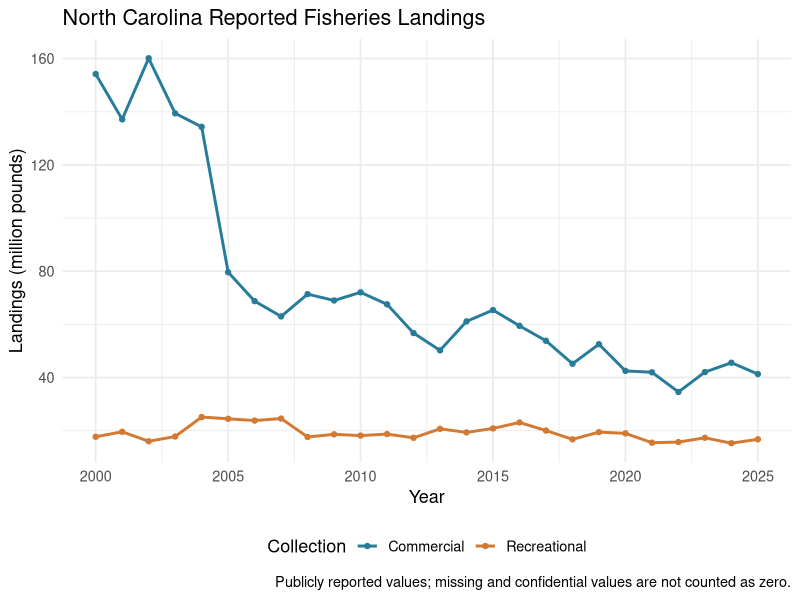
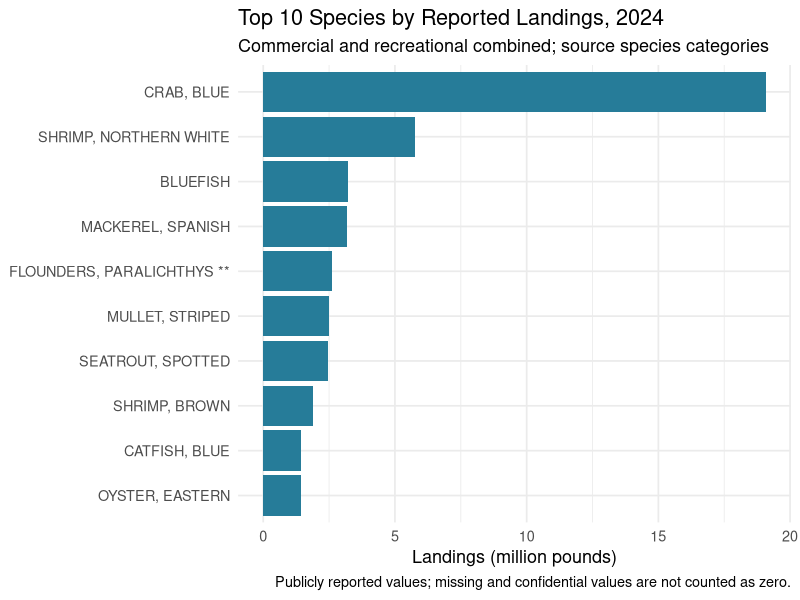
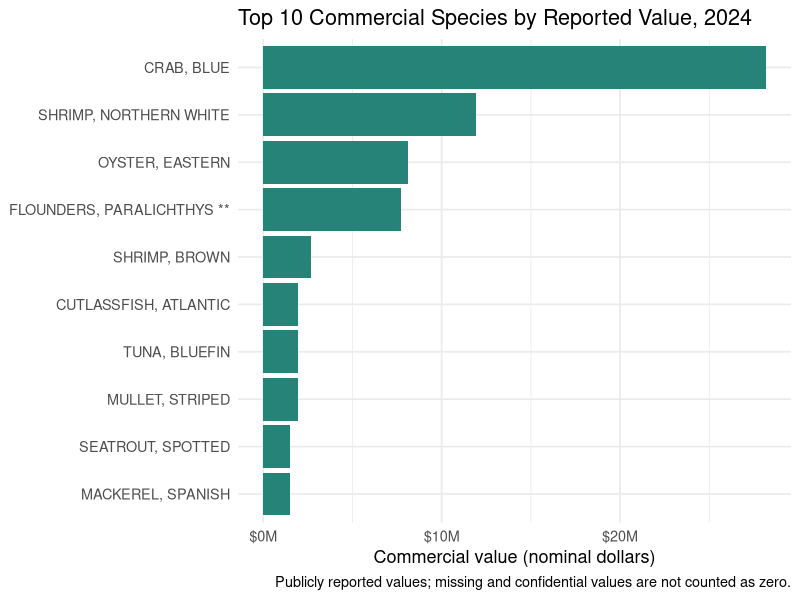
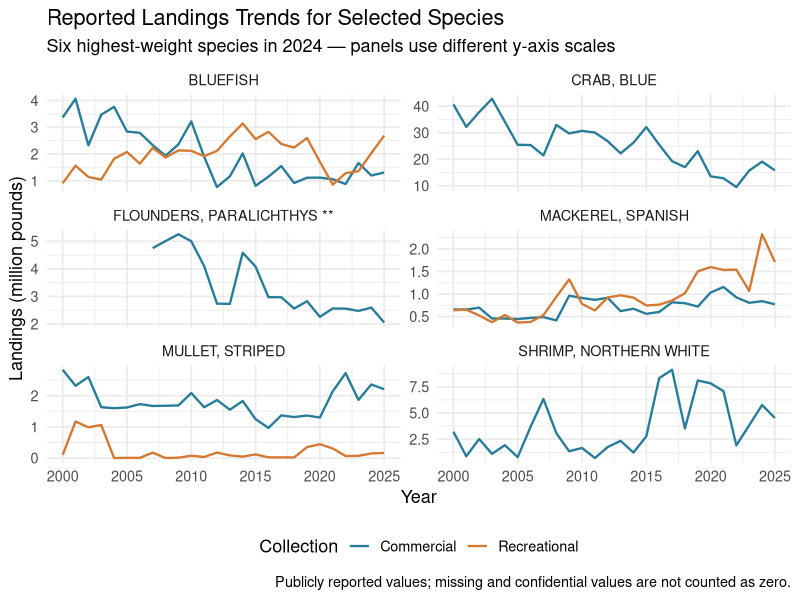
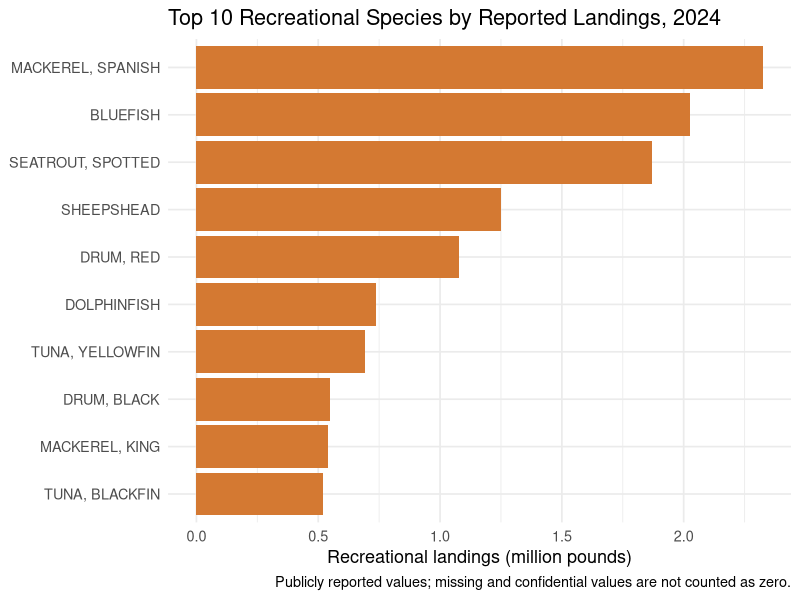

The R script that drew these images, in order:
## ---- chunk 1
knitr::opts_chunk$set(echo = TRUE, message = FALSE, warning = TRUE,
                      fig.width = 12, fig.height = 7, dpi = 150)
## ---- chunk 2
library(tidyverse)
library(scales)

fish <- read_csv("FOSS_landings.csv", skip = 1,
                 col_types = cols(.default = col_character())) |>
  rename(year = Year, species = `NMFS Name`, pounds = Pounds,
         dollars = Dollars, collection = Collection) |>
  mutate(year = as.integer(year), pounds = parse_number(pounds),
         dollars = parse_number(dollars)) |>
  filter(Confidentiality == "Public")

sum_reported <- function(x) {
  if (all(is.na(x))) NA_real_ else sum(x, na.rm = TRUE)
}
ranking_year <- 2024
theme_set(theme_minimal(base_size = 13))
colors <- c(Commercial = "#267C99", Recreational = "#D47932")
caption <- "Publicly reported values; missing and confidential values are not counted as zero."

## ---- chunk 3
# Graph 1: total reported landings over time
annual <- fish |>
  group_by(year, collection) |>
  summarise(pounds = sum_reported(pounds), .groups = "drop")
p1 <- ggplot(annual, aes(year, pounds / 1e6, color = collection)) +
  geom_line(linewidth = 1) + geom_point(size = 1.5) +
  scale_color_manual(values = colors) +
  labs(title = "North Carolina Reported Fisheries Landings",
       x = "Year", y = "Landings (million pounds)", color = "Collection",
       caption = caption) + theme(legend.position = "bottom")


p1
## ---- chunk 4
# Graph 2: top 10 species by combined commercial and recreational weight
# Source species categories may include grouped taxa.
top_weight <- fish |>
  filter(year == ranking_year) |>
  group_by(species) |>
  summarise(pounds = sum_reported(pounds), .groups = "drop") |>
  filter(!is.na(pounds)) |>
  slice_max(pounds, n = 10, with_ties = FALSE)
p2 <- ggplot(top_weight, aes(pounds / 1e6, reorder(species, pounds))) +
  geom_col(fill = colors[["Commercial"]]) +
  labs(title = paste("Top 10 Species by Reported Landings,", ranking_year),
       subtitle = "Commercial and recreational combined; source species categories",
       x = "Landings (million pounds)", y = NULL, caption = caption)


p2
## ---- chunk 5
# Graph 3: top 10 commercial species by nominal dollar value
top_value <- fish |>
  filter(year == ranking_year, collection == "Commercial") |>
  group_by(species) |>
  summarise(dollars = sum_reported(dollars), .groups = "drop") |>
  filter(!is.na(dollars)) |>
  slice_max(dollars, n = 10, with_ties = FALSE)
p3 <- ggplot(top_value, aes(dollars / 1e6, reorder(species, dollars))) +
  geom_col(fill = "#258477") +
  scale_x_continuous(labels = label_dollar(suffix = "M")) +
  labs(title = paste("Top 10 Commercial Species by Reported Value,", ranking_year),
       x = "Commercial value (nominal dollars)", y = NULL, caption = caption)


p3
## ---- chunk 6
# Graph 4: trends for the six highest-weight species in the ranking year
selected_species <- top_weight |>
  slice_max(pounds, n = 6, with_ties = FALSE) |> pull(species)
trends <- fish |>
  filter(species %in% selected_species) |>
  group_by(year, species, collection) |>
  summarise(pounds = sum_reported(pounds), .groups = "drop") |>
  complete(year = full_seq(fish$year, 1), species, collection)
p4 <- ggplot(trends, aes(year, pounds / 1e6, color = collection)) +
  geom_line(linewidth = 0.8) +
  facet_wrap(~ species, scales = "free_y", ncol = 2) +
  scale_color_manual(values = colors) +
  labs(title = "Reported Landings Trends for Selected Species",
       subtitle = paste("Six highest-weight species in", ranking_year,
                        "— panels use different y-axis scales"),
       x = "Year", y = "Landings (million pounds)", color = "Collection",
       caption = caption) + theme(legend.position = "bottom")


p4
## ---- chunk 7
top_recreational <- fish |>
  filter(year == ranking_year, collection == "Recreational") |>
  group_by(species) |>
  summarise(pounds = sum_reported(pounds), .groups = "drop") |>
  filter(!is.na(pounds)) |>
  slice_max(pounds, n = 10, with_ties = FALSE)

p5 <- ggplot(top_recreational,
             aes(pounds / 1e6, reorder(species, pounds))) +
  geom_col(fill = colors[["Recreational"]]) +
  labs(
    title = paste("Top 10 Recreational Species by Reported Landings,", ranking_year),
    x = "Recreational landings (million pounds)",
    y = NULL,
    caption = caption
  )
p5
